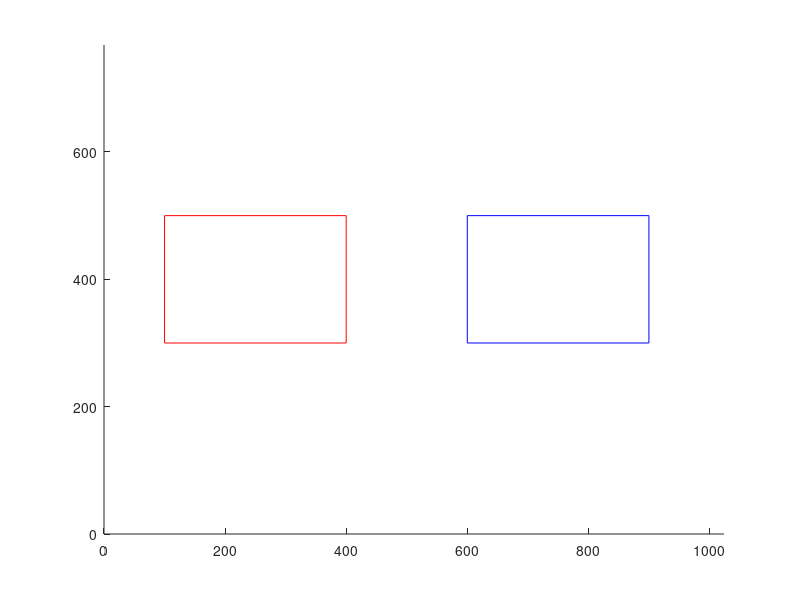
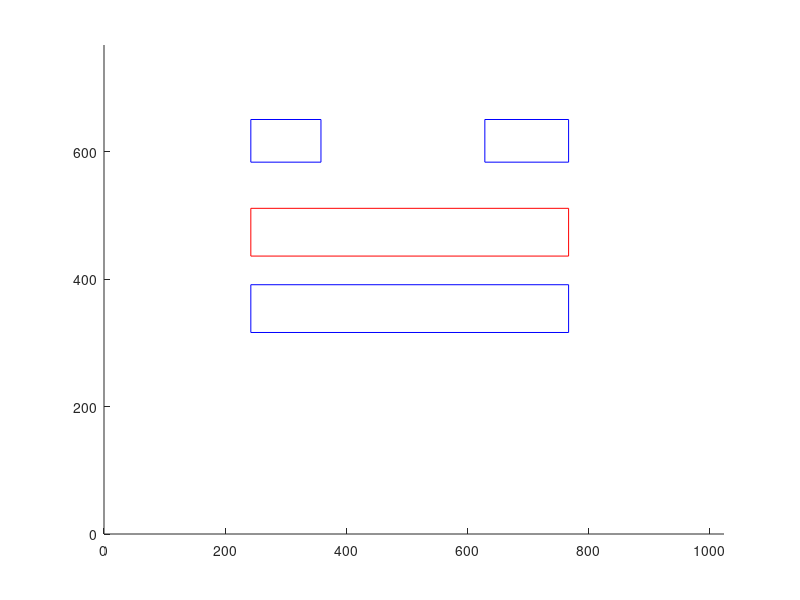

The MATLAB script that drew these images, in order:

% define areas of interest on the screen
x_screen = 1024;
y_screen = 768;
% word size parameters
x = x_screen/2;
y = y_screen/2;


%% c1D parameters
left_area_screen = [0, 0, x_screen/2-1, y_screen]; % [left_x0 top_y0 right_x1 bottom_y1]
right_area_screen = [x_screen/2+1, 0, x_screen, y_screen];
left_choice1D = [100 300 400 500]; % [left_x0 top_y0 right_x1 bottom_y1]
right_choice1D = [600 300 900 500];
figure;xlim([0 x_screen]);ylim([0 y_screen])
rectangle('Position',[left_choice1D(1),left_choice1D(2),left_choice1D(3)-left_choice1D(1),left_choice1D(4)-left_choice1D(2)],'EdgeColor','r')
rectangle('Position',[right_choice1D(1),right_choice1D(2),right_choice1D(3)-right_choice1D(1),right_choice1D(4)-right_choice1D(2)],'EdgeColor','b')

%% cRE parameters
ha = 45;
houinon = 67;
woui = 139;
wnon = 166;
E_cRE = [(x - 200 - woui/2), (y + ha/2 - 90), (x + 200 + wnon/3), (y - ha/2 + 30)]; % [left_x0 top_y0 right_x1 bottom_y1]
R_cRE = [(x - 200 - woui/2), (y + ha/2 + 30), (x + 200 + wnon/3), (y - ha/2 + 150)];
YES_cRE = [(x - 200 - woui/2), (y + 200), (x - 200 + woui/3), (y + 200 + houinon)];
NO_cRE = [(x + 200 - wnon/2), (y + 200), (x + 200 + wnon/3), (y + 200 + houinon)];

figure;xlim([0 x_screen]);ylim([0 y_screen])
rectangle('Position',[R_cRE(1),R_cRE(2),R_cRE(3)-R_cRE(1),R_cRE(4)-R_cRE(2)],'EdgeColor','r')
rectangle('Position',[E_cRE(1),E_cRE(2),E_cRE(3)-E_cRE(1),E_cRE(4)-E_cRE(2)],'EdgeColor','b')
rectangle('Position',[YES_cRE(1),YES_cRE(2),YES_cRE(3)-YES_cRE(1),YES_cRE(4)-YES_cRE(2)],'EdgeColor','b')
rectangle('Position',[NO_cRE(1),NO_cRE(2),NO_cRE(3)-NO_cRE(1),NO_cRE(4)-NO_cRE(2)],'EdgeColor','b')